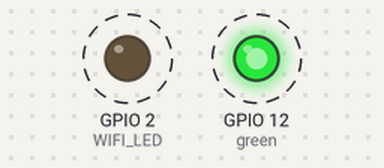
Bench run of a sketch on a simulated ESP8266 (NodeMCU). Parts: output pins drawn as LEDs (lit = HIGH). Dashed ring = blinking. WiFi joins after 1.5 s; servers stay silent unless stated; what the sketch prints to the serial monitor is not drawn.

Above: at 2.0 s.
Timing chart, 0 to 6.6 s (numbered marks = the images above):
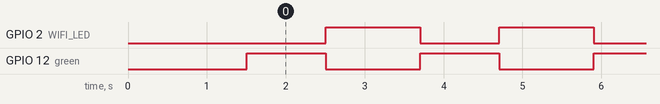

The sketch:

Lost_and_foud_arduino_LED.ino
```cpp
#include <ESP8266WiFi.h>
#include <WiFiClient.h>
#include <ESP8266WebServer.h>
#include <ESP8266mDNS.h>
#ifndef STASSID
#define STASSID "raspi_inhoinno"
#define STAPSK  "32152332"
#endif
int s_status = WL_IDLE_STATUS;
const char* ssid = STASSID;
const char* password = STAPSK;
const int led = 13;
int green = 12;
void setup() {
  // put your setup code here, to run once:
  pinMode(green,OUTPUT); //Green LED
  pinMode(LED_BUILTIN, OUTPUT); //WIFI LED
  Serial.begin(115200);

  WiFi.mode(WIFI_STA);
  s_status = WiFi.begin(ssid, password);
  Serial.println("");

  // Wait for connection
  while (WiFi.status() != WL_CONNECTED) {
    delay(500);
    Serial.print(".");
   //s_status =  WiFi.begin(ssid, password);
  }
  Serial.println("");
  Serial.print("Connected to ");
  Serial.println(ssid);
  Serial.print("IP address: ");
  Serial.println(WiFi.localIP());
  Serial.print("You're connect to the network \"");
  Serial.print(ssid);
  Serial.println("\"");

  //printCurrentNet();
  //printWiFiData();
}


void loop() {
  // put your main code here, to run repeatedly:
  digitalWrite(green, HIGH);
  digitalWrite(LED_BUILTIN, LOW);   // Turn the LED on (Note that LOW is the voltage level
  delay(1000);
  // but actually the LED is on; this is because
  // it is active low on the ESP-01)
  digitalWrite(green, LOW);
  digitalWrite(LED_BUILTIN, HIGH);  // Turn the LED off by making the voltage HIGH
  delay(1000);                      // Wait for two seconds (to demonstrate the active low LED)

  WiFiClient client = WiFiClient();
  const int Port = 80;

  if ((!client.connect("192.168.4.1",Port))){
    Serial.print(".");
    return;
    }
    client.print("Sensor 1\n");


  }
```

Measured:
- by itself, GPIO 2 (WIFI_LED): alternates HIGH for 1.2 s and LOW for 1.0 s
- by itself, GPIO 12 (green): alternates HIGH for 1.0 s and LOW for 1.2 s
